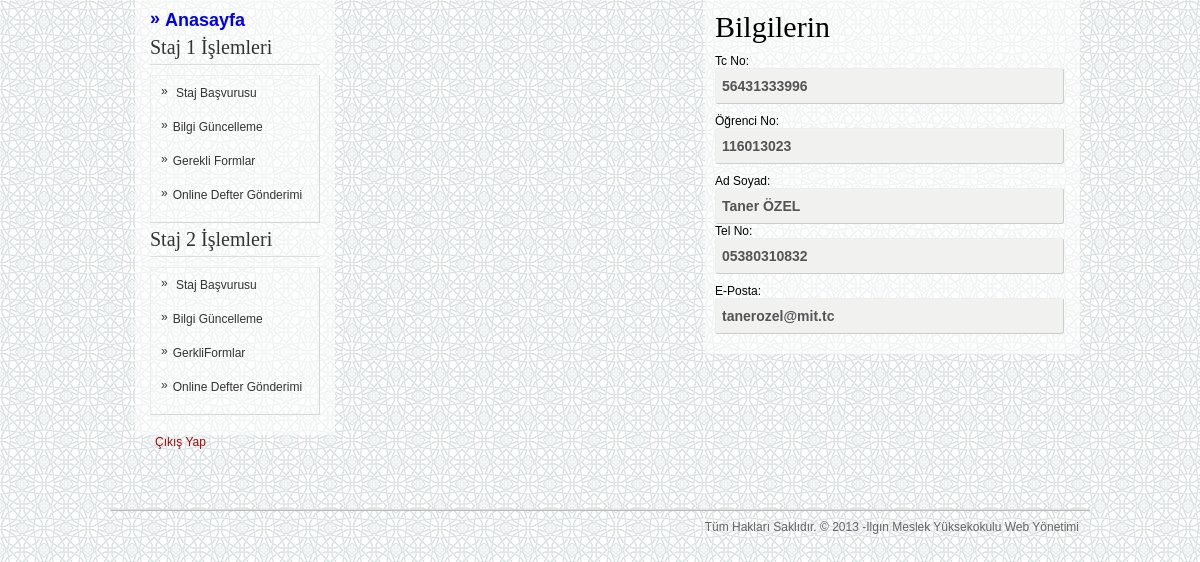
The page /ogrenci/anasayfa.php (signed in) on the database its author committed.
### tables this page shows
CREATE TABLE `ogr` (
  `tc_no` varchar(20) NOT NULL,
  `ogr_no` varchar(20) NOT NULL,
  `ogr_ad` varchar(255) NOT NULL,
  `ogr_tel` varchar(20) NOT NULL,
  `ogr_posta` varchar(60) NOT NULL,
  `ogr_adres` varchar(255) NOT NULL,
  `ogr_bolum` varchar(100) NOT NULL,
  `ogr_danisman` varchar(11) NOT NULL,
  `ogr_sinif` varchar(20) NOT NULL,
  `ogr_turu` varchar(10) NOT NULL,
  `onay` varchar(2) NOT NULL,
  `ogr_il` varchar(50) NOT NULL,
  `ogr_ilce` varchar(60) NOT NULL,
  PRIMARY KEY  (`tc_no`)
);

### ogrenci/vars.php (the view, shortened to what this page needs)
<h1>Bilgilerin</h1>
<form  method="post" id="registerForm"  action="islem.php?islem=ogr_e">
				<ul>
					<ul>
					  <li><span>Tc No:</span>
					    <input name="tc_no" type="text" disabled="disabled" id="tc_no"  value="<?php echo $ogr_tc;?>" style="width:335px; background-color:#f1f1f0;"  />
				      </li>
					  <li><span>Öğrenci No:</span>
					    <span>
				        <input name="ogr_no" type="text" disabled="disabled" id="ogr_no"  value="<?php echo $ogr_no;?>" style="width: 335px; background-color:#f1f1f0; " /></span>
				      </li>
					  <li><span>Ad Soyad:</span>
					    <span><input name="ogr_adi" type="text" disabled="disabled" id="ogr_adi" value="<?php echo $ogr_adi;?>" style="width: 335px; background-color:#f1f1f0; " /></span>
					    <ul>
					      <li><span>Tel No:</span>
					        <span>
				            <input name="ogr_tel" type="text" disabled="disabled" id="ogr_tel" value="<?php echo $ogr_tel;?>" style="width: 335px; background-color:#f1f1f0;" /></span>
				          </li>
				        </ul>
				      </li>
				  </ul>
                    <li>
						<span>E-Posta:</span>
						<span><input name="ogr_posta" type="text" disabled="disabled" id="ogr_posta" value="<?php echo $ogr_e_pos;?>" style="width: 335px; background-color:#f1f1f0;" /></span>
					</li>
				</ul>
			</form>

### ogrenci/css/style.css (style rules this page uses)
body { margin: auto; font: 12px Arial; background-image: url(../images/bg.png); background-repeat: repeat; }
table, tr, td, thead, tbody, tfoot, ul, ol, dl, dd, dt, li, h1, h2, h3, h4, h5, h6, p, img, input, form, button, textarea, select { padding: 0; margin: 0; list-style: none; border: 0 }
input { padding: 6px; font: bold 14px Arial; border: 1px solid #ccc; border-top-color: #eee; border-left-color: #eee; border-radius: 3px; -moz-border-radius: 3px; -webkit-border-radius: 3px; background: #fff; resize: none; height: 22px }
.form ul li { margin-bottom: 10px }
.form ul li span { display: block; padding: px 0 }
#mainLogin h1 { font: 30px Trebuchet MS; margin-bottom: 10px }

### rows shown on the page
ogr: tc_no "56431333996", ogr_no "116013023", ogr_adi "Taner ÖZEL", ogr_tel "05380310832", ogr_posta "tanerozel@mit.tc"
